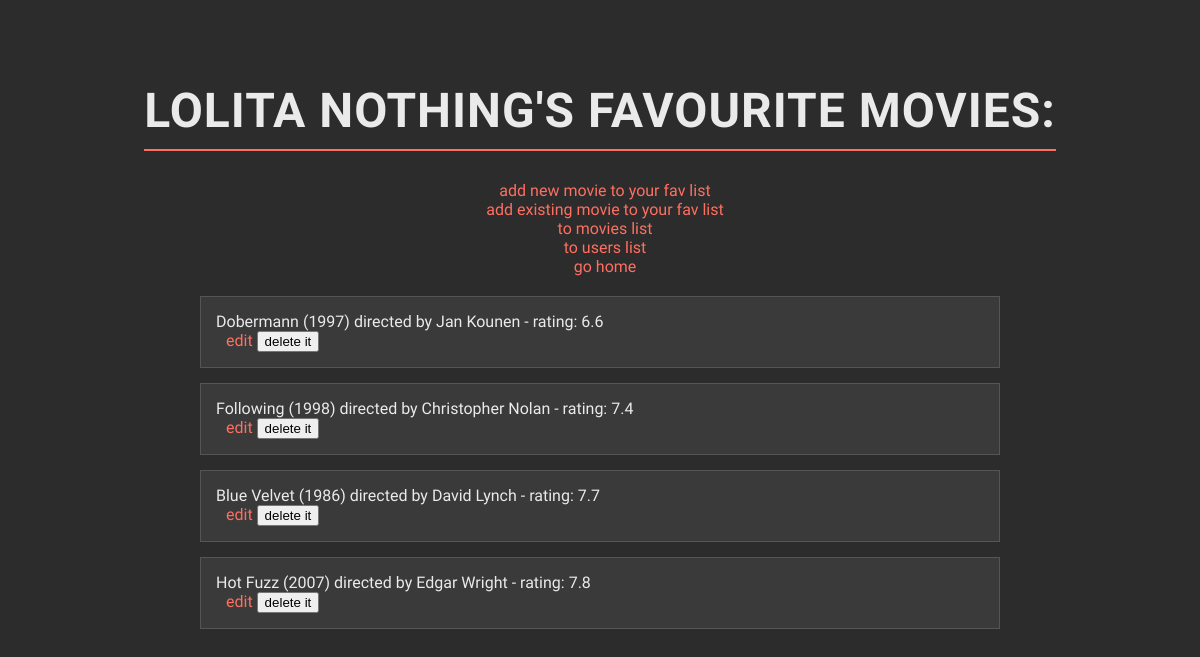
Before: /users/1 with the older database file.
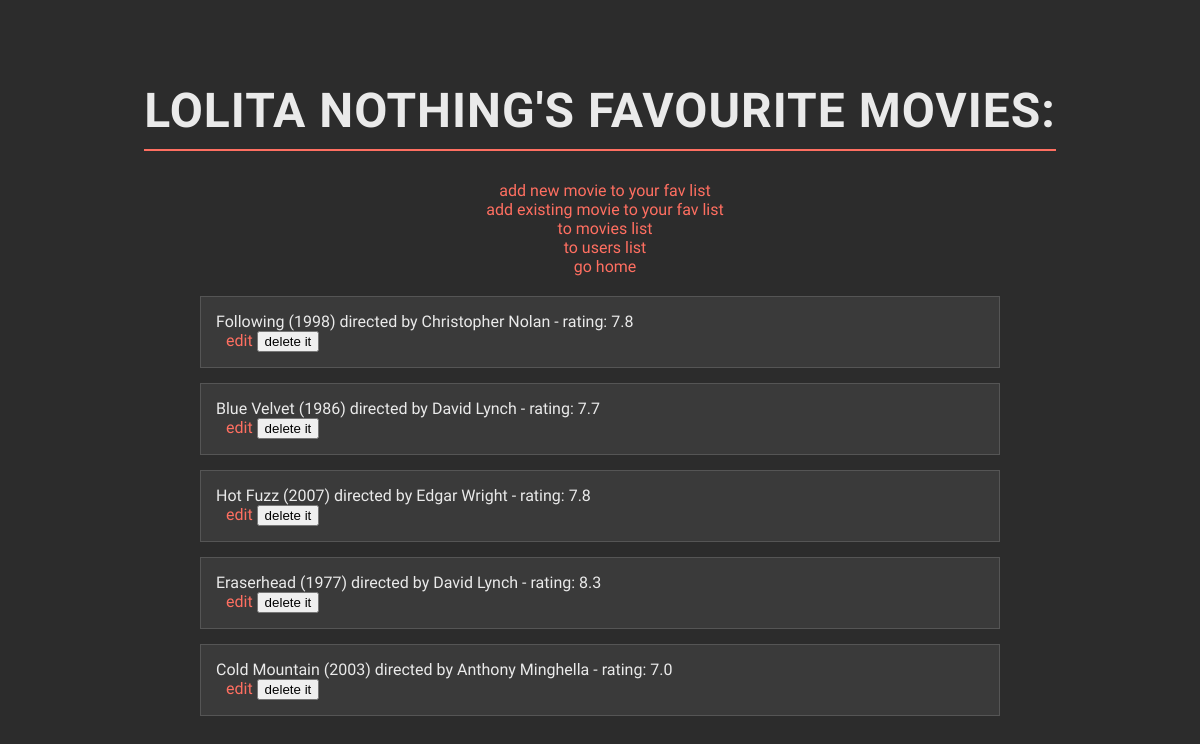
After: the same page with the newer database file.
### data_models.py (models this page shows, shortened)
class Movie(db.Model):
    __tablename__ = 'movies'
    movie_id = db.Column(db.Integer, primary_key=True, autoincrement=True)
    title = db.Column(db.String(250), nullable=False)
    director = db.Column(db.String(200), nullable=False)
    release_year = db.Column(db.Integer, nullable=False)
    movie_rating = db.Column(db.Float, nullable=False)
    users = relationship('User', secondary=user_movies, back_populates='movies')

### app.py (the view)
@app.route('/users/<int:user_id>', methods=['GET'])
def user_movies(user_id):
    user = data_manager.get_user_by_id(user_id)
    movies = data_manager.get_user_movies(user_id)
    if not user:
        flash(f'User with ID {user_id} is not found. 🍭', 'error')
        return redirect('/users')
    return render_template('user_movies.html', user=user, movies=movies)

### datamanager/sqlite_data_manager.py (called while the page is built)
    def get_user_by_id(self, user_id):
        with self.app.app_context():
            return self.db.session.query(User).filter_by(user_id=user_id).first()

    def get_user_movies(self, user_id):
        with self.app.app_context():
            user = self.db.session.query(User).filter_by(user_id=user_id).first()
            if user is not None:
                movies = user.movies
            else:
                movies = []
            return movies

### templates/user_movies.html (shortened to what this page needs)
<!DOCTYPE html>
<html lang="en">
<head>
</head>
<body>
    <h1>{{ user.user_name }}'s favourite movies:</h1>
    <div>
        <a href="{{ url_for('add_new_movie_to_user', user_id=user.user_id) }}">add new movie to your fav list</a><br>
        <a href="{{ url_for('add_existing_movie_to_user', user_id=user.user_id) }}">add existing movie to your fav list</a><br>
        <a href="{{ url_for('list_movies') }}">to movies list</a><br>
        <a href="{{ url_for('list_users') }}">to users list</a><br>
        <a href="{{ url_for('home') }}">go home</a>
    </div>
        {% if movies %}
            <ul>
            {% for movie in movies %}
                <li>
                    {{ movie.title }} ({{ movie.release_year }}) directed by {{ movie.director }} - rating: {{ movie.movie_rating }} <br>
                    <a href="{{ url_for('update_movie', movie_id=movie.movie_id) }}">edit</a>
                    <form id="delete-form-{{ user.user_id }}-{{ movie.movie_id }}"
                          action="{{ url_for('remove_movie_from_user', user_id=user.user_id, movie_id=movie.movie_id) }}"
                          method="POST" style="display: inline;">
                        <button type="button" onclick="confirmDeletion({{ user.user_id }}, {{ movie.movie_id }})">delete it</button>
                    </form>
                </li>
            {% endfor %}
            </ul>
            {% else %}
                <p>no favourite movies found for this user</p>
        {% endif %}
</body>
</html>

Changed rows visible on the page:
removed Movie: title "Dobermann", release_year "1997", director "Jan Kounen", movie_rating "6.6"
changed Movie "Following": movie_rating "7.4" → "7.8"
now on this page (row unchanged): Movie: title "Eraserhead", release_year "1977", director "David Lynch", movie_rating "8.3"
added Movie: title "Cold Mountain", release_year "2003", director "Anthony Minghella", movie_rating "7.0"
